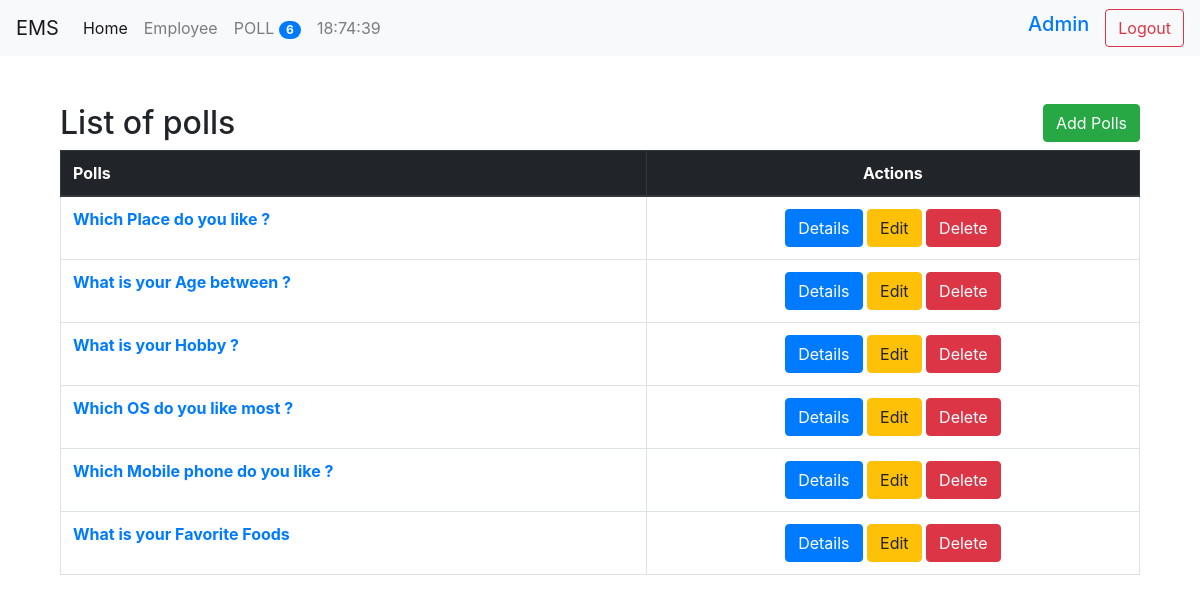
Screenshot of /polls/list/ (signed in) with the database file from the repository.
### poll/models.py (models this page shows, shortened)
class ObjectTracking(models.Model):
    created_at = models.DateTimeField(auto_now_add=True)
    updated_at = models.DateTimeField(auto_now=True)
    class Meta:
        abstract = True
        ordering = ('-created_at',)

class Question(ObjectTracking):
    title = models.TextField(null=True, blank=True)
    status = models.CharField(default="inactive", max_length=10)
    created_by = models.ForeignKey(User, null=True, blank=True, on_delete=models.CASCADE)
    tags = models.ManyToManyField(Tag)

### poll/views.py (the view)
# urls.py: path('list/', index, name="Polls_list"),
@login_required(login_url='/login/')
def index(request):
    context = {}
    questions = Question.objects.all()
    context['title'] = 'polls'
    context['questions'] = questions
    return render(request, 'polls/index.html', context)

### poll/context_processors.py (called while the page is built)
def polls_count(request):
    count = Question.objects.count()
    return {"polls_count": count}

def current_time(request):
    now = datetime.now()
    hour = now.strftime("%H")
    min = now.strftime("%M")
    sec = now.strftime("%S")
    myTime = now.strftime(f"{int(hour)+5}:{int(min)+30}:{sec}")
    print(myTime)
    return {"current_time": myTime}

### poll/templatetags/poll_extras.py (called while the page is built)
def upper(value, n):
    return value.upper()[0:n]

### ems/templates/polls/index.html (shortened to what this page needs)
{% extends 'base.html' %}
{% block content %}
<div class="col-sm-12">
    {% if request.role == 'Admin' %}
    <a href="/polls/add"><button class="btn btn-success float-right">Add Polls</button></a>
    {% endif %}
    <h2>List of {{title}}</h2>
    {% if questions %}
    <table class="table table-bordered">
        <thead class="thead-dark">
            <tr>
                <th>Polls</th>
                <th class="text-center">Actions</th>
            </tr>
        </thead>
        <tbody>
            {% for question in questions %}
            <tr>
                <th scope="row">
                    <a href="{% url 'Polls_details' question.id %}">{{question.title}}</a>
                <td class="text-center">
                    <a class="btn btn-primary" href="{% url 'Polls_details' question.id %}">Details</a>
                    <a class="btn btn-warning" href="{% url 'poll_edit' question.id %}">Edit</a>
                    <a class="btn btn-danger" href="{% url 'poll_delete' question.id %}">Delete</a>
                </td>
            </tr>
            {% endfor %}
        </tbody>
    </table>
    {% else %}
    <p>There is no Questions available.</p>
    {% endif %}
</div>
{% endblock content %}

### ems/templates/header.html (shortened to what this page needs)
{% load poll_extras %}
<nav class="navbar navbar-expand-lg navbar-light bg-light">
  <a class="navbar-brand" href="#">EMS</a>
  <div class="collapse navbar-collapse" id="navbarSupportedContent">
    <ul class="navbar-nav mr-auto">
      <li class="nav-item active">
        <a class="nav-link" href="/">Home <span class="sr-only">(current)</span></a>
      </li>
      <li class="nav-item">
        <a class="nav-link" href="{%url 'Employee_list'%}">{{"employee" | capfirst}}</a>
      </li>
      <li class="nav-item">
        <a class="nav-link" href="{%url 'Polls_list'%}">{{"Poll" | upper:None}}
          <span class="badge badge-primary badge-pill">{{polls_count}}</span></a>
      </li>
      <li class="nav-item">
          <span class="nav-link">{{current_time}}</span>
      </li>
    </ul>
    {% if user.is_authenticated %}
    <form class="form-inline my-2 my-lg-0" method="POST" action="/logout/">
      <h5 class="mx-3"><a href="/profile">{{request.user.first_name}}</a></h5>
      <input type="submit" class="btn btn-outline-danger" value="Logout">
    </form>
    {% endif %}
  </div>
</nav>

### rows the page displays
Question: title "Which Place do you like ?"
Question: title "What is your Age between ?"
Question: title "What is your Hobby ?"
Question: title "Which OS do you like most ?"
Question: title "Which Mobile phone do you like ?"
Question: title "What is your Favorite Foods"

### other values shown
{{ "employee" | capfirst }} "Employee"
{{ "Poll" | upper:None }} "POLL"
{{ polls_count }} "6"
{{ request.user.first_name }} "Admin"
{{ title }} "polls"
